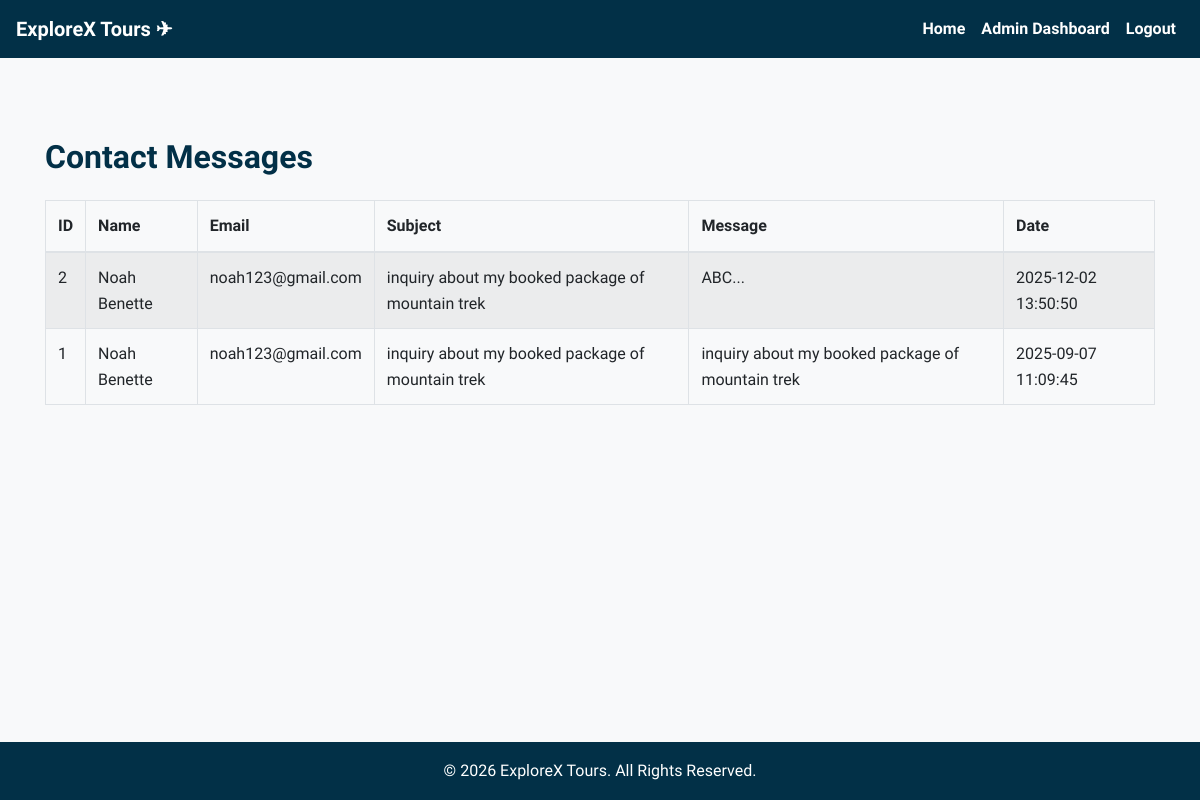
The page /admin/view_messages.php (signed in) on the database its author committed.
### tables this page shows
CREATE TABLE IF NOT EXISTS `contacts` (
  `id` int NOT NULL AUTO_INCREMENT,
  `name` varchar(100) NOT NULL,
  `email` varchar(100) NOT NULL,
  `subject` varchar(150) NOT NULL,
  `message` text NOT NULL,
  `created_at` timestamp NULL DEFAULT CURRENT_TIMESTAMP,
  PRIMARY KEY (`id`)
);

### admin/view_messages.php (the view, shortened to what this page needs)
<?php
include '../includes/db.php';
include '../includes/header.php';
?>
<div class="container mt-5">
    <h2 class="mb-4">Contact Messages</h2>
    <?php
    $sql = "SELECT * FROM contacts ORDER BY created_at DESC";
    $result = mysqli_query($conn, $sql);
    if (mysqli_num_rows($result) > 0) {
        echo "
        <table class='table table-bordered table-striped'>
            <thead>
                <tr>
                    <th>ID</th>
                    <th>Name</th>
                    <th>Email</th>
                    <th>Subject</th>
                    <th>Message</th>
                    <th>Date</th>
                </tr>
            </thead>
            <tbody>
        ";
        while ($row = mysqli_fetch_assoc($result)) {
            echo "
            <tr>
                <td>{$row['id']}</td>
                <td>" . htmlspecialchars($row['name']) . "</td>
                <td>" . htmlspecialchars($row['email']) . "</td>
                <td>" . htmlspecialchars($row['subject']) . "</td>
                <td>" . nl2br(htmlspecialchars($row['message'])) . "</td>
                <td>{$row['created_at']}</td>
            </tr>";
        }
        echo "
            </tbody>
        </table>";
    } else {
        echo "<div class='alert alert-info'>No messages found.</div>";
    }
    ?>
</div>
<?php include '../includes/footer.php'; ?>

### CSS/style.css (style rules this page uses)
* { margin: 0; padding: 0; box-sizing: border-box; }
body { font-family: "Courgette", cursive; background-color: #f8f9fa; color: #023047; line-height: 1.6; }
.container { padding-top: 2rem; padding-bottom: 2rem; }
h1, h2, h3, h4, h5 { color: #023047; font-weight: bold; }

### rows shown on the page
contacts: id "2", name "Noah Benette", email "noah123@gmail.com", subject "inquiry about my booked package of mountain trek", message "ABC...", created_at "2025-12-02 13:50:50"
contacts: id "1", name "Noah Benette", email "noah123@gmail.com", subject "inquiry about my booked package of mountain trek", message "inquiry about my booked package of mountain trek", created_at "2025-09-07 11:09:45"
